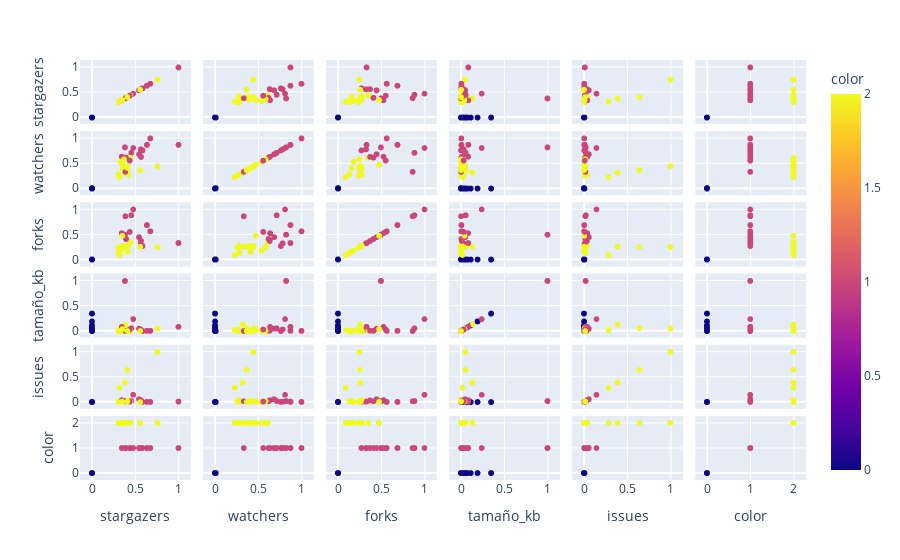

The notebook cell saved with this chart:
### Code cell
kmeans=KMeans(3)
c=kmeans.fit_predict(df_est.loc[:,:'issues'])
fig=px.scatter_matrix(df_est.loc[:,:'issues'],color=c)
fig.show()

### Figure 1 — Plotly figure (JSON) as saved in the notebook; plotly's stock layout.template omitted (floating-point values rounded to 4 significant figures; data arrays with more than 128 entries replaced by an {"elided": "..."} marker saying what was removed)
{"data": [{"dimensions": [{"axis": {"matches": true}, "label": "stargazers", "values": {"elided": "1840 float values"}}, {"axis": {"matches": true}, "label": "watchers", "values": {"elided": "1840 float values"}}, {"axis": {"matches": true}, "label": "forks", "values": {"elided": "1840 float values"}}, {"axis": {"matches": true}, "label": "tamaño_kb", "values": {"elided": "1840 float values"}}, {"axis": {"matches": true}, "label": "issues", "values": {"elided": "1840 float values"}}, {"axis": {"matches": true}, "label": "color", "values": {"elided": "1840 int values"}}], "hovertemplate": "%{xaxis.title.text}=%{x}<br>%{yaxis.title.text}=%{y}<br>color=%{marker.color}<extra></extra>", "legendgroup": "", "marker": {"color": {"elided": "1840 int values"}, "coloraxis": "coloraxis", "symbol": "circle"}, "name": "", "showlegend": false, "type": "splom"}], "layout": {"coloraxis": {"colorbar": {"title": {"text": "color"}}, "colorscale": [[0, "#0d0887"], [0.1111, "#46039f"], [0.2222, "#7201a8"], [0.3333, "#9c179e"], [0.4444, "#bd3786"], [0.5556, "#d8576b"], [0.6667, "#ed7953"], [0.7778, "#fb9f3a"], [0.8889, "#fdca26"], [1, "#f0f921"]]}, "dragmode": "select", "legend": {"tracegroupgap": 0}, "margin": {"t": 60}}}
